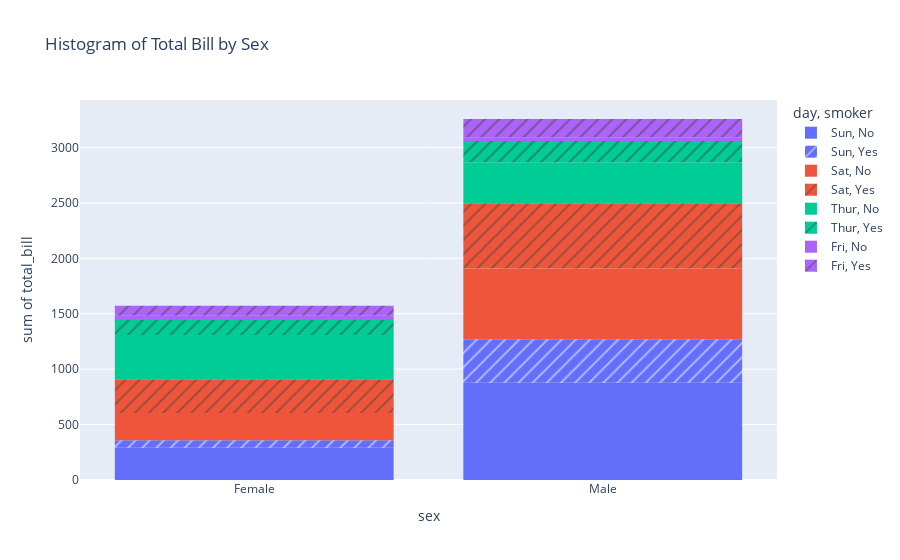

Notebook code for this chart:
### Code cell
# Step 1: Import the required libraries
import plotly.express as px

# Step 2: Load the "tips" dataset (it's available in Plotly Express)
tips_data = px.data.tips()

# Step 3: Create a histogram using Plotly Express with pattern_shape and color parameters
histogram = px.histogram(
    tips_data,
    x="sex",
    y="total_bill",
    color="day",
    pattern_shape="smoker",
    title="Histogram of Total Bill by Sex",
)
histogram.show()

### Figure 1 — Plotly figure (JSON) as saved in the notebook; plotly's stock layout.template omitted (floating-point values rounded to 4 significant figures)
{"data": [{"alignmentgroup": "True", "bingroup": "x", "histfunc": "sum", "hovertemplate": "day=Sun<br>smoker=No<br>sex=%{x}<br>sum of total_bill=%{y}<extra></extra>", "legendgroup": "Sun, No", "marker": {"color": "#636efa", "pattern": {"shape": ""}}, "name": "Sun, No", "offsetgroup": "Sun, No", "orientation": "v", "showlegend": true, "type": "histogram", "x": ["Female", "Male", "Male", "Male", "Female", "Male", "Male", "Male", "Male", "Male", "Male", "Female", "Male", "Male", "Female", "Male", "Female", "Male", "Female", "Male", "Male", "Male", "Male", "Male", "Male", "Male", "Male", "Male", "Male", "Female", "Female", "Male", "Male", "Male", "Male", "Male", "Female", "Female", "Male", "Male", "Male", "Male", "Male", "Male", "Female", "Male", "Female", "Female", "Male", "Male", "Male", "Female", "Male", "Male", "Male", "Male", "Male"], "xaxis": "x", "y": [16.99, 10.34, 21.01, 23.68, 24.59, 25.29, 8.77, 26.88, 15.04, 14.78, 10.27, 35.26, 15.42, 18.43, 14.83, 21.58, 10.33, 16.29, 16.97, 17.46, 13.94, 9.68, 30.4, 18.29, 22.23, 32.4, 28.55, 18.04, 12.54, 10.29, 34.81, 9.94, 25.56, 19.49, 38.07, 23.95, 25.71, 17.31, 29.93, 14.07, 13.13, 17.26, 24.55, 19.77, 29.85, 48.17, 25, 13.39, 16.49, 21.5, 12.66, 16.21, 13.81, 24.52, 20.76, 31.71, 20.69], "yaxis": "y"}, {"alignmentgroup": "True", "bingroup": "x", "histfunc": "sum", "hovertemplate": "day=Sun<br>smoker=Yes<br>sex=%{x}<br>sum of total_bill=%{y}<extra></extra>", "legendgroup": "Sun, Yes", "marker": {"color": "#636efa", "pattern": {"shape": "/"}}, "name": "Sun, Yes", "offsetgroup": "Sun, Yes", "orientation": "v", "showlegend": true, "type": "histogram", "x": ["Female", "Male", "Male", "Male", "Male", "Male", "Male", "Female", "Male", "Male", "Male", "Male", "Male", "Male", "Female", "Male", "Female", "Male", "Male"], "xaxis": "x", "y": [17.51, 7.25, 31.85, 16.82, 32.9, 17.89, 14.48, 9.6, 34.63, 34.65, 23.33, 45.35, 23.17, 40.55, 20.9, 30.46, 18.15, 23.1, 15.69], "yaxis": "y"}, {"alignmentgroup": "True", "bingroup": "x", "histfunc": "sum", "hovertemplate": "day=Sat<br>smoker=No<br>sex=%{x}<br>sum of total_bill=%{y}<extra></extra>", "legendgroup": "Sat, No", "marker": {"color": "#EF553B", "pattern": {"shape": ""}}, "name": "Sat, No", "offsetgroup": "Sat, No", "orientation": "v", "showlegend": true, "type": "histogram", "x": ["Male", "Male", "Female", "Female", "Male", "Male", "Male", "Male", "Male", "Male", "Female", "Male", "Male", "Female", "Female", "Male", "Male", "Male", "Female", "Male", "Male", "Male", "Female", "Male", "Male", "Male", "Female", "Male", "Male", "Female", "Female", "Male", "Female", "Male", "Male", "Female", "Male", "Male", "Male", "Male", "Male", "Male", "Female", "Male", "Male"], "xaxis": "x", "y": [20.65, 17.92, 20.29, 15.77, 39.42, 19.82, 17.81, 13.37, 12.69, 21.7, 19.65, 9.55, 18.35, 15.06, 20.69, 17.78, 24.06, 16.31, 16.93, 18.69, 31.27, 16.04, 26.41, 48.27, 17.59, 20.08, 16.45, 20.23, 12.02, 17.07, 14.73, 10.51, 20.92, 18.24, 14, 7.25, 48.33, 20.45, 13.28, 11.61, 10.77, 10.07, 35.83, 29.03, 17.82], "yaxis": "y"}, {"alignmentgroup": "True", "bingroup": "x", "histfunc": "sum", "hovertemplate": "day=Sat<br>smoker=Yes<br>sex=%{x}<br>sum of total_bill=%{y}<extra></extra>", "legendgroup": "Sat, Yes", "marker": {"color": "#EF553B", "pattern": {"shape": "/"}}, "name": "Sat, Yes", "offsetgroup": "Sat, Yes", "orientation": "v", "showlegend": true, "type": "histogram", "x": ["Male", "Male", "Male", "Male", "Male", "Male", "Female", "Male", "Female", "Female", "Male", "Female", "Female", "Male", "Male", "Male", "Female", "Female", "Female", "Male", "Male", "Male", "Male", "Male", "Female", "Male", "Male", "Female", "Female", "Female", "Male", "Male", "Male", "Female", "Female", "Male", "Male", "Male", "Male", "Male", "Female", "Male"], "xaxis": "x", "y": [38.01, 11.24, 20.29, 13.81, 11.02, 18.29, 3.07, 15.01, 26.86, 25.28, 17.92, 44.3, 22.42, 15.36, 20.49, 25.21, 14.31, 10.59, 10.63, 50.81, 15.81, 26.59, 38.73, 24.27, 12.76, 30.06, 25.89, 13.27, 28.17, 12.9, 28.15, 11.59, 7.74, 30.14, 22.12, 24.01, 15.69, 15.53, 12.6, 32.83, 27.18, 22.67], "yaxis": "y"}, {"alignmentgroup": "True", "bingroup": "x", "histfunc": "sum", "hovertemplate": "day=Thur<br>smoker=No<br>sex=%{x}<br>sum of total_bill=%{y}<extra></extra>", "legendgroup": "Thur, No", "marker": {"color": "#00cc96", "pattern": {"shape": ""}}, "name": "Thur, No", "offsetgroup": "Thur, No", "orientation": "v", "showlegend": true, "type": "histogram", "x": ["Male", "Male", "Male", "Male", "Female", "Male", "Female", "Male", "Male", "Male", "Male", "Female", "Female", "Female", "Male", "Female", "Male", "Male", "Female", "Female", "Male", "Female", "Female", "Male", "Male", "Female", "Female", "Female", "Female", "Female", "Female", "Female", "Female", "Female", "Male", "Male", "Female", "Female", "Female", "Female", "Female", "Male", "Male", "Male", "Female"], "xaxis": "x", "y": [27.2, 22.76, 17.29, 16.66, 10.07, 15.98, 34.83, 13.03, 18.28, 24.71, 21.16, 10.65, 12.43, 24.08, 11.69, 13.42, 14.26, 15.95, 12.48, 29.8, 8.52, 14.52, 11.38, 22.82, 19.08, 20.27, 11.17, 12.26, 18.26, 8.51, 10.33, 14.15, 13.16, 17.47, 34.3, 41.19, 27.05, 16.43, 8.35, 18.64, 11.87, 9.78, 7.51, 7.56, 18.78], "yaxis": "y"}, {"alignmentgroup": "True", "bingroup": "x", "histfunc": "sum", "hovertemplate": "day=Thur<br>smoker=Yes<br>sex=%{x}<br>sum of total_bill=%{y}<extra></extra>", "legendgroup": "Thur, Yes", "marker": {"color": "#00cc96", "pattern": {"shape": "/"}}, "name": "Thur, Yes", "offsetgroup": "Thur, Yes", "orientation": "v", "showlegend": true, "type": "histogram", "x": ["Male", "Male", "Male", "Female", "Male", "Male", "Male", "Male", "Female", "Female", "Male", "Male", "Female", "Female", "Female", "Male", "Female"], "xaxis": "x", "y": [19.44, 32.68, 16, 19.81, 28.44, 15.48, 16.58, 10.34, 43.11, 13, 13.51, 18.71, 12.74, 13, 16.4, 20.53, 16.47], "yaxis": "y"}, {"alignmentgroup": "True", "bingroup": "x", "histfunc": "sum", "hovertemplate": "day=Fri<br>smoker=No<br>sex=%{x}<br>sum of total_bill=%{y}<extra></extra>", "legendgroup": "Fri, No", "marker": {"color": "#ab63fa", "pattern": {"shape": ""}}, "name": "Fri, No", "offsetgroup": "Fri, No", "orientation": "v", "showlegend": true, "type": "histogram", "x": ["Male", "Female", "Male", "Female"], "xaxis": "x", "y": [22.49, 22.75, 12.46, 15.98], "yaxis": "y"}, {"alignmentgroup": "True", "bingroup": "x", "histfunc": "sum", "hovertemplate": "day=Fri<br>smoker=Yes<br>sex=%{x}<br>sum of total_bill=%{y}<extra></extra>", "legendgroup": "Fri, Yes", "marker": {"color": "#ab63fa", "pattern": {"shape": "/"}}, "name": "Fri, Yes", "offsetgroup": "Fri, Yes", "orientation": "v", "showlegend": true, "type": "histogram", "x": ["Male", "Female", "Female", "Male", "Male", "Male", "Male", "Female", "Female", "Male", "Female", "Male", "Male", "Female", "Female"], "xaxis": "x", "y": [28.97, 5.75, 16.32, 40.17, 27.28, 12.03, 21.01, 11.35, 15.38, 12.16, 13.42, 8.58, 13.42, 16.27, 10.09], "yaxis": "y"}], "layout": {"autosize": true, "barmode": "relative", "legend": {"title": {"text": "day, smoker"}, "tracegroupgap": 0}, "title": {"text": "Histogram of Total Bill by Sex"}, "xaxis": {"anchor": "y", "autorange": true, "domain": [0, 1], "range": [-0.5, 1.5], "title": {"text": "sex"}, "type": "category"}, "yaxis": {"anchor": "x", "autorange": true, "domain": [0, 1], "range": [0, 3428.0], "title": {"text": "sum of total_bill"}, "type": "linear"}}}
